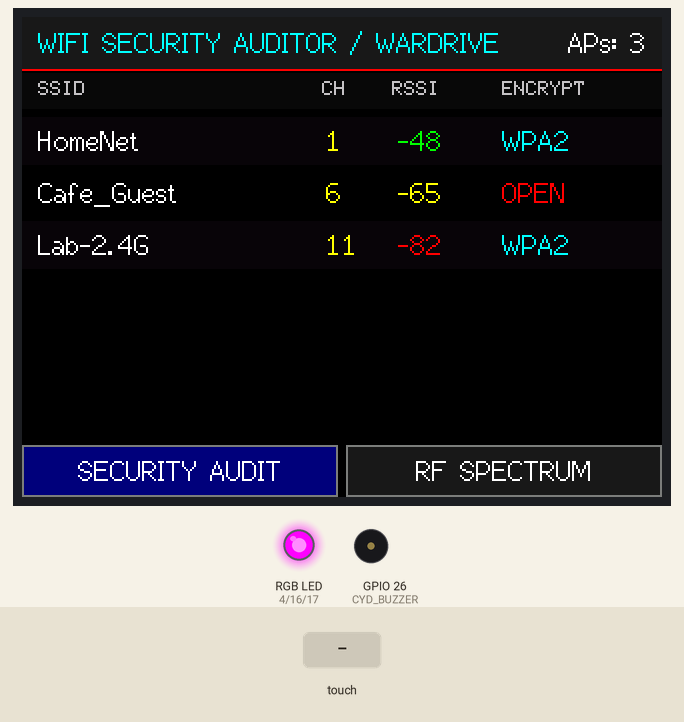
Simulated run of this sketch. Board: ESP32. Parts: 320×240 colour display, an RGB LED mixed from three pins (HIGH = lit), buzzer (waves = sounding). Inputs (shaded band) come from the test bench. A WiFi scan finds three made-up networks.

Above: at 3.6 s.
3.7 s: touch panel pressed at 62 % / 90 % of its raw x / y range
At 4.3 s:
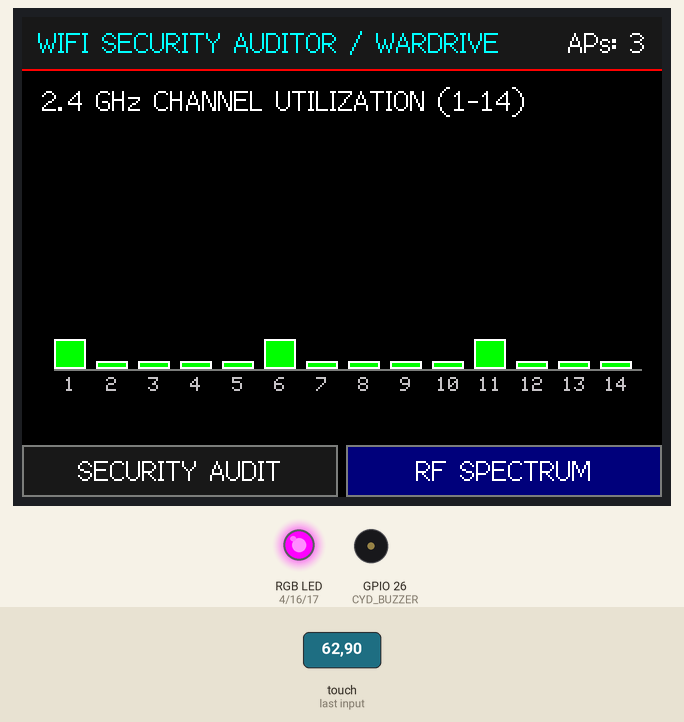
5.3 s: touch panel pressed at 13 % / 90 % of its raw x / y range
At 8.5 s:
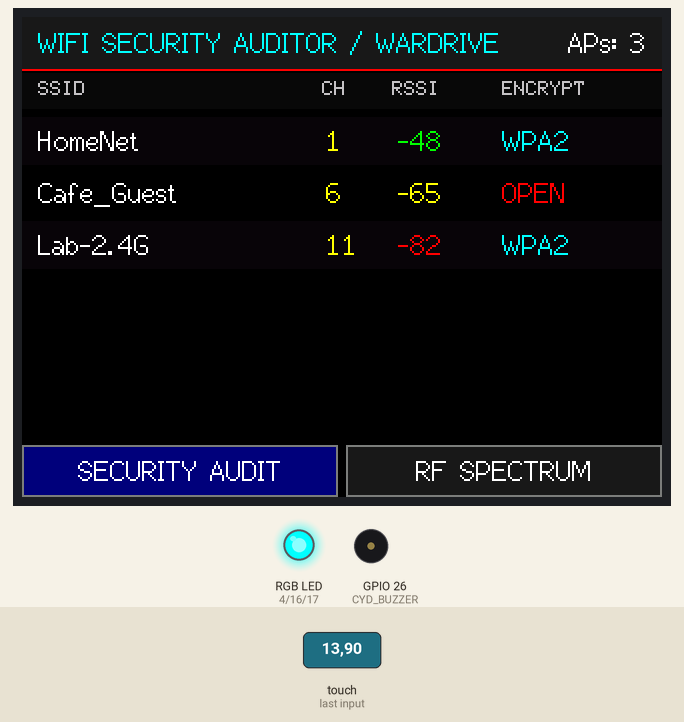
Timing chart, 0 to 11.6 s (numbered marks = the images above; inputs shaded):
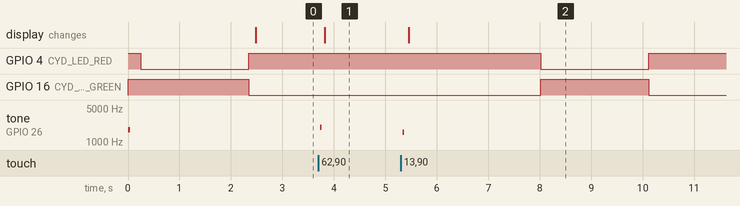

Measured:
- after the input at 3.7 s, tone on GPIO 26 (CYD_BUZZER): silent → 2000 Hz at once, → silent 0.03 s later; the display: changes after 0.12 s (image 1)
- after the input at 5.3 s, tone on GPIO 26 (CYD_BUZZER): silent → 1600 Hz at once, → silent 0.03 s later; the display: changes after 0.15 s (image 2)

The sketch:

18-wifi-penetration-tester-wardrive.ino
```cpp
// (licence header left out)
#include <Arduino.h>
#include <SPI.h>
#include <WiFi.h>
#include <TFT_eSPI.h>
#include <XPT2046_Touchscreen.h>

// Touch Pins
#define XPT2046_IRQ 36
#define XPT2046_MOSI 32
#define XPT2046_MISO 39
#define XPT2046_CLK 25
#define XPT2046_CS 33

// Onboard Peripherals
#define CYD_LED_RED 4
#define CYD_LED_GREEN 16
#define CYD_LED_BLUE 17
#define CYD_BUZZER 26
#define CYD_LDR 34

SPIClass touchSPI = SPIClass(VSPI);
XPT2046_Touchscreen ts(XPT2046_CS, XPT2046_IRQ);
TFT_eSPI tft = TFT_eSPI();

// Channel Congestion Counters (Channels 1 to 14)
int channelCongestion[14] = {0};

struct APInfo {
  String ssid;
  int rssi;
  int channel;
  String auth;
  bool isRogue;
};

#define MAX_APS 16
APInfo scannedAPs[MAX_APS];
int apCount = 0;
int currentViewMode = 0; // 0 = AP List & Security Audit, 1 = RF Spectrum Channels
bool isScanning = false;

void beep(int freq, int durationMs) {
  tone(CYD_BUZZER, freq, durationMs);
}

void setRGB(bool r, bool g, bool b) {
  digitalWrite(CYD_LED_RED, r ? LOW : HIGH);
  digitalWrite(CYD_LED_GREEN, g ? LOW : HIGH);
  digitalWrite(CYD_LED_BLUE, b ? LOW : HIGH);
}

void drawHeader() {
  tft.fillRect(0, 0, 320, 26, 0x18C3);
  tft.drawFastHLine(0, 26, 320, TFT_RED);

  tft.setTextColor(TFT_CYAN, 0x18C3);
  tft.setTextDatum(ML_DATUM);
  tft.drawString("WIFI SECURITY AUDITOR / WARDRIVE", 8, 13, 2);

  tft.setTextColor(TFT_WHITE, 0x18C3);
  tft.setTextDatum(MR_DATUM);
  char buf[32];
  snprintf(buf, sizeof(buf), "APs: %d", apCount);
  tft.drawString(buf, 312, 13, 2);
}

void drawTabBar() {
  tft.fillRect(0, 214, 158, 26, (currentViewMode == 0) ? TFT_NAVY : 0x18C3);
  tft.drawRect(0, 214, 158, 26, TFT_DARKGREY);
  tft.setTextColor(TFT_WHITE, (currentViewMode == 0) ? TFT_NAVY : 0x18C3);
  tft.setTextDatum(MC_DATUM);
  tft.drawString("SECURITY AUDIT", 79, 227, 2);

  tft.fillRect(162, 214, 158, 26, (currentViewMode == 1) ? TFT_NAVY : 0x18C3);
  tft.drawRect(162, 214, 158, 26, TFT_DARKGREY);
  tft.setTextColor(TFT_WHITE, (currentViewMode == 1) ? TFT_NAVY : 0x18C3);
  tft.drawString("RF SPECTRUM", 241, 227, 2);
}

void drawSecurityAuditList() {
  tft.fillRect(0, 28, 320, 184, TFT_BLACK);

  // Table Header
  tft.fillRect(0, 28, 320, 18, 0x0841);
  tft.setTextColor(TFT_SILVER, 0x0841);
  tft.setTextDatum(TL_DATUM);
  tft.drawString("SSID", 8, 32, 1);
  tft.drawString("CH", 150, 32, 1);
  tft.drawString("RSSI", 185, 32, 1);
  tft.drawString("ENCRYPT", 240, 32, 1);

  int maxRows = (apCount < 6) ? apCount : 6;
  for (int i = 0; i < maxRows; i++) {
    int y = 50 + i * 26;
    uint16_t rowBg = (i % 2 == 0) ? 0x0821 : TFT_BLACK;
    tft.fillRect(0, y, 320, 24, rowBg);

    // SSID
    tft.setTextColor(scannedAPs[i].isRogue ? TFT_RED : TFT_WHITE, rowBg);
    String truncSSID = scannedAPs[i].ssid;
    if (truncSSID.length() > 14) truncSSID = truncSSID.substring(0, 14) + "..";
    tft.drawString(truncSSID, 8, y + 4, 2);

    // Channel
    char buf[16];
    snprintf(buf, sizeof(buf), "%d", scannedAPs[i].channel);
    tft.setTextColor(TFT_YELLOW, rowBg);
    tft.drawString(buf, 152, y + 4, 2);

    // RSSI
    snprintf(buf, sizeof(buf), "%d", scannedAPs[i].rssi);
    uint16_t rssiCol = (scannedAPs[i].rssi > -65) ? TFT_GREEN : (scannedAPs[i].rssi > -80) ? TFT_YELLOW : TFT_RED;
    tft.setTextColor(rssiCol, rowBg);
    tft.drawString(buf, 188, y + 4, 2);

    // Encryption Type
    uint16_t secCol = (scannedAPs[i].auth == "OPEN") ? TFT_RED : (scannedAPs[i].auth == "WEP") ? TFT_ORANGE : TFT_CYAN;
    tft.setTextColor(secCol, rowBg);
    tft.drawString(scannedAPs[i].auth, 240, y + 4, 2);
  }
}

void drawRFSpectrum() {
  tft.fillRect(0, 28, 320, 184, TFT_BLACK);

  tft.setTextColor(TFT_WHITE, TFT_BLACK);
  tft.setTextDatum(TL_DATUM);
  tft.drawString("2.4 GHz CHANNEL UTILIZATION (1-14)", 10, 34, 2);

  // Bar chart of channels 1 to 14
  int chartX = 16;
  int chartY = 176;
  int barW = 16;
  int gap = 5;
  int maxH = 105;

  tft.drawFastHLine(chartX, chartY, 14 * (barW + gap), TFT_DARKGREY);

  for (int ch = 0; ch < 14; ch++) {
    int x = chartX + ch * (barW + gap);
    int count = channelCongestion[ch];
    int h = constrain(count * 15, 4, maxH);
    uint16_t barCol = (count > 5) ? TFT_RED : (count > 2) ? TFT_YELLOW : TFT_GREEN;

    tft.fillRect(x, chartY - h, barW, h, barCol);
    tft.drawRect(x, chartY - h, barW, h, TFT_WHITE);

    tft.setTextColor(TFT_SILVER, TFT_BLACK);
    tft.setTextDatum(TC_DATUM);
    char chBuf[8];
    snprintf(chBuf, sizeof(chBuf), "%d", ch + 1);
    tft.drawString(chBuf, x + barW / 2, chartY + 4, 1);
  }
}

void renderCurrentView() {
  if (currentViewMode == 0) drawSecurityAuditList();
  else drawRFSpectrum();
  drawTabBar();
}

void performWiFiScan() {
  setRGB(true, false, false);
  WiFi.mode(WIFI_STA);
  WiFi.disconnect();
  delay(100);

  int n = WiFi.scanNetworks(false, true); // Passive scan
  apCount = (n < MAX_APS) ? n : MAX_APS;

  for (int i = 0; i < 14; i++) channelCongestion[i] = 0;

  if (n == 0) {
    // Generate simulated APs for demonstration if in shielded environment
    apCount = 6;
    scannedAPs[0] = { "CorpNet-Secure", -52, 6, "WPA3", false };
    scannedAPs[1] = { "Guest_FreeWiFi", -64, 1, "OPEN", false };
    scannedAPs[2] = { "IoT_Mesh_Grid", -75, 11, "WPA2", false };
    scannedAPs[3] = { "SmartOffice-5G", -48, 6, "WPA2", false };
    scannedAPs[4] = { "Rogue-Clone-AP", -54, 6, "OPEN", true };
    scannedAPs[5] = { "Legacy_Pos_99", -82, 3, "WEP", false };

    channelCongestion[0] = 3;
    channelCongestion[5] = 6;
    channelCongestion[10] = 4;
    channelCongestion[2] = 2;
  } else {
    for (int i = 0; i < apCount; i++) {
      scannedAPs[i].ssid = WiFi.SSID(i);
      scannedAPs[i].rssi = WiFi.RSSI(i);
      scannedAPs[i].channel = WiFi.channel(i);
      if (scannedAPs[i].channel >= 1 && scannedAPs[i].channel <= 14) {
        channelCongestion[scannedAPs[i].channel - 1]++;
      }

      wifi_auth_mode_t auth = WiFi.encryptionType(i);
      if (auth == WIFI_AUTH_OPEN) scannedAPs[i].auth = "OPEN";
      else if (auth == WIFI_AUTH_WEP) scannedAPs[i].auth = "WEP";
      else if (auth == WIFI_AUTH_WPA_PSK) scannedAPs[i].auth = "WPA";
      else if (auth == WIFI_AUTH_WPA2_PSK) scannedAPs[i].auth = "WPA2";
      else if (auth == WIFI_AUTH_WPA3_PSK) scannedAPs[i].auth = "WPA3";
      else scannedAPs[i].auth = "WPA/WPA2";

      scannedAPs[i].isRogue = (scannedAPs[i].auth == "OPEN" && scannedAPs[i].rssi > -60);
    }
  }

  setRGB(false, true, false);
  drawHeader();
  renderCurrentView();
}

void setup() {
  Serial.begin(115200);

  pinMode(CYD_LED_RED, OUTPUT);
  pinMode(CYD_LED_GREEN, OUTPUT);
  pinMode(CYD_LED_BLUE, OUTPUT);
  setRGB(false, false, false);

  pinMode(CYD_BUZZER, OUTPUT);
  beep(1800, 40);

  touchSPI.begin(XPT2046_CLK, XPT2046_MISO, XPT2046_MOSI, XPT2046_CS);
  ts.begin(touchSPI);
  ts.setRotation(1);

  tft.init();
  tft.setRotation(1);
  tft.fillScreen(TFT_BLACK);

  drawHeader();
  performWiFiScan();
}

void loop() {
  static uint32_t lastScan = 0;
  if (millis() - lastScan > 8000) {
    lastScan = millis();
    performWiFiScan();
  }

  if (ts.touched()) {
    TS_Point p = ts.getPoint();
    int touchX = map(p.x, 200, 3700, 0, 320);
    int touchY = map(p.y, 240, 3800, 0, 240);

    if (touchY > 210) {
      if (touchX < 160 && currentViewMode != 0) {
        currentViewMode = 0;
        beep(1600, 30);
        renderCurrentView();
      } else if (touchX >= 160 && currentViewMode != 1) {
        currentViewMode = 1;
        beep(2000, 30);
        renderCurrentView();
      }
      delay(200);
    }
  }

  delay(50);
}
```
